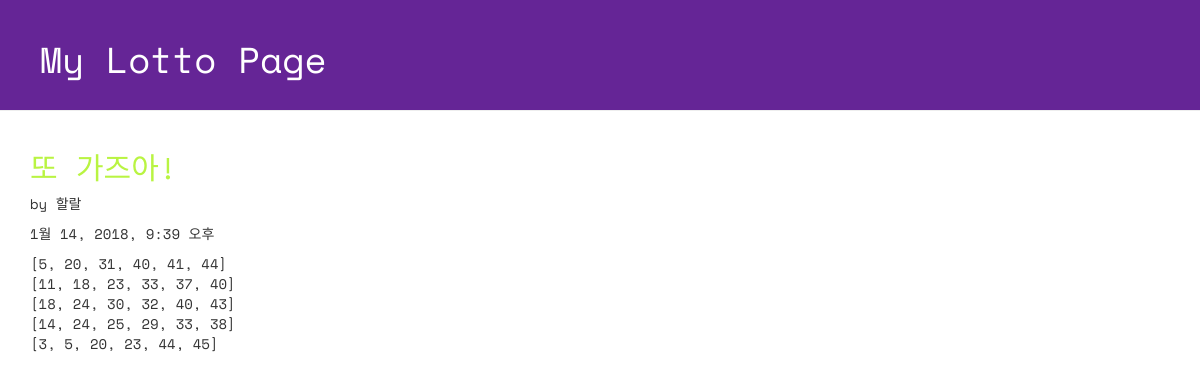
The app's page /lotto/3/detail/ with its own data.
### lotto/models.py (models this page shows, shortened)
class GuessNumbers(models.Model):
    name = models.CharField(max_length = 24)
    lottos = models.CharField(max_length = 255, default = '[1,2,3,4,5,6]')
    text = models.CharField(max_length = 255)
    num_lotto = models.IntegerField(default = 5)
    update_date = models.DateTimeField()

### lotto/views.py (the view)
# urls.py: url(r'^lotto/(?P<lottokey>[0-9]+)/detail/$', views.detail, name='detail'),
def detail(request, lottokey):
    lotto = GuessNumbers.objects.get(pk = lottokey)
    return render(request, "lotto/detail.html", {"lotto": lotto})

### lotto/templates/lotto/detail.html (shortened to what this page needs)
<!DOCTYPE html>
{% load staticfiles %}
<html lang="ko">
<head>
  <link rel="stylesheet" href="//maxcdn.bootstrapcdn.com/bootstrap/3.2.0/css/bootstrap.min.css">
  <link rel="stylesheet" href="//maxcdn.bootstrapcdn.com/bootstrap/3.2.0/css/bootstrap-theme.min.css">
  <link rel="stylesheet" href="{% static 'css/lotto.css'%}">
</head>
<body>
  <div class="page-header">
  <h1>My Lotto Page</h1>
  </div>
  <div class="container lotto">
    <h2>{{lotto.text}}</h2>
    <p> by {{lotto.name}}</p>
    <p> {{lotto.update_date}}</p>
    <p> {{lotto.lottos|linebreaksbr}}</p>
  </div>
</body>
</html>

### lotto/static/css/lotto.css (style rules this page uses)
.page-header { background-color: #652596; margin-top: 0; padding: 20px 20px 20px 40px; font-family: 'Space Mono', monospace; }
.page-header h1 { color: #FFFFFF; }
.container { font-family: 'Space Mono', monospace; }
.container h2 { color: #b9f442; }

### records on screen
GuessNumbers: text "또 가즈아!", name "할랄", update_date "1월 14, 2018, 9:39 오후", lottos "[5, 20, 31, 40, 41, 44] [11, 18, 23, 33, 37, 40] [18, 24, 30, 32, 40, 43] [14, 24, 25, 29, 33, 38] [3, 5, 20, 23, 44, 45]"
